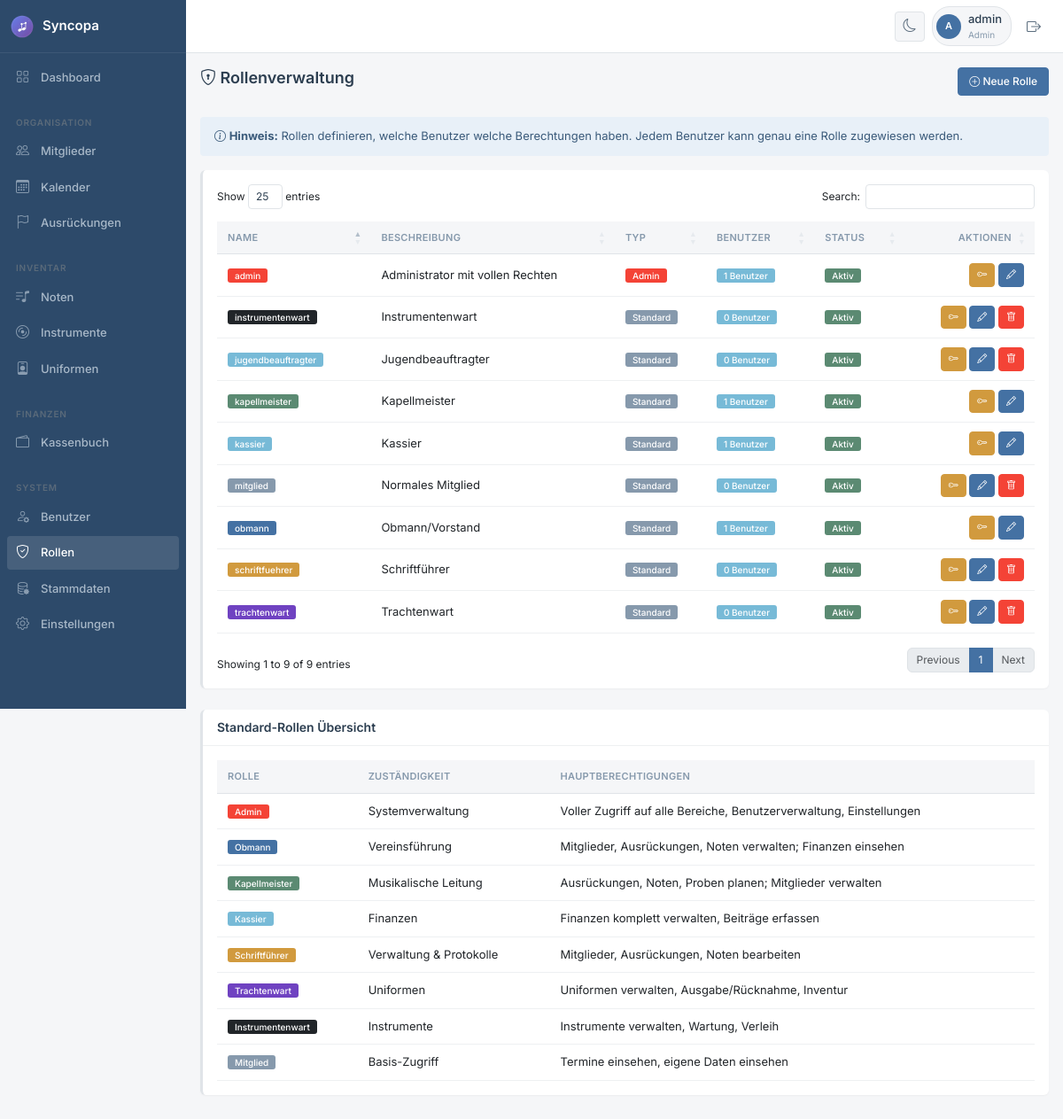
Page /rollen.php (signed in) on the earlier database version.
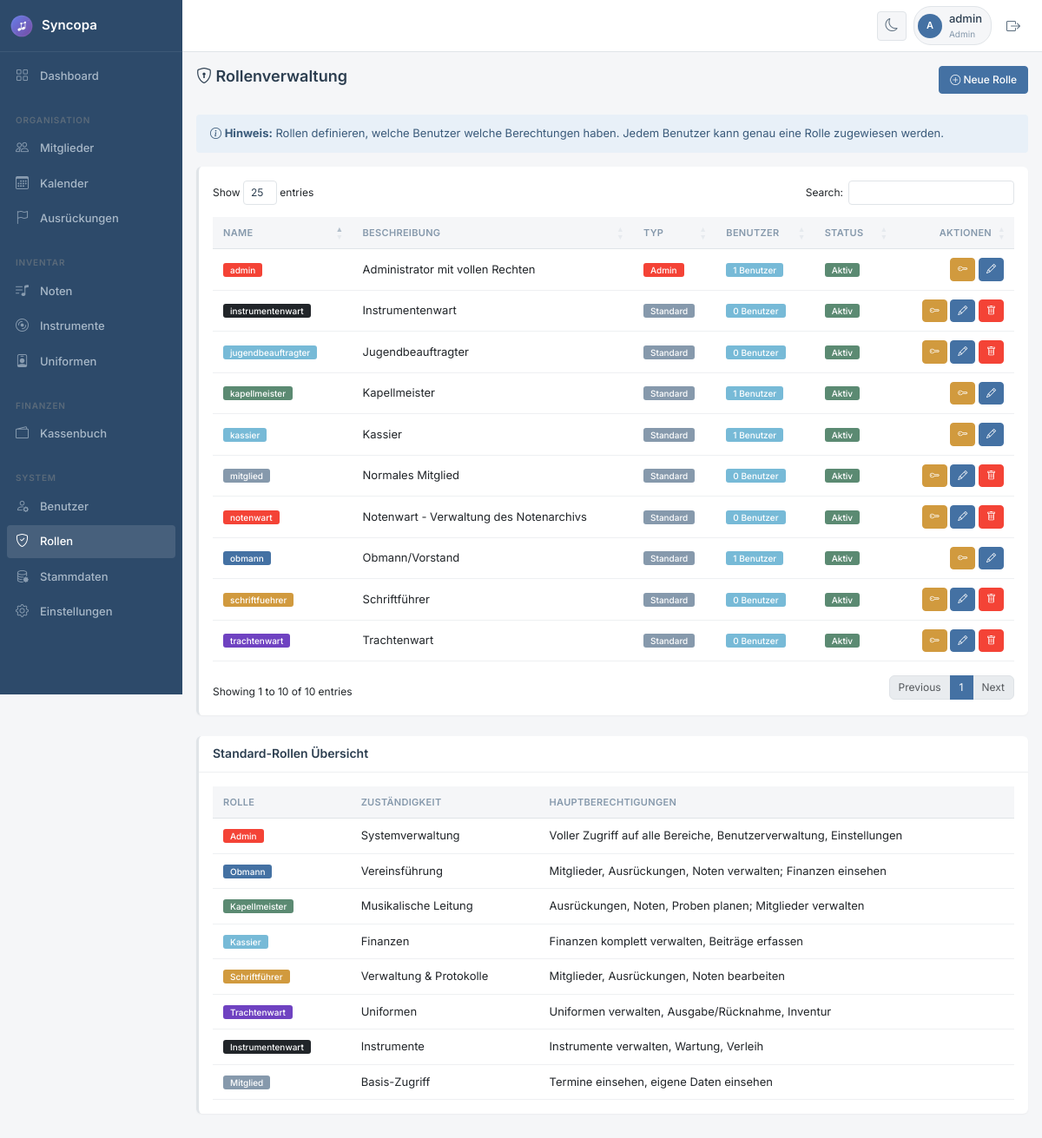
Same page on the later database version.
### tables this page shows
CREATE TABLE `rollen` (
  `id` int(11) NOT NULL,
  `name` varchar(100) NOT NULL,
  `beschreibung` text DEFAULT NULL,
  `ist_admin` tinyint(1) DEFAULT 0,
  `farbe` varchar(20) DEFAULT 'secondary',
  `sortierung` int(11) DEFAULT 100,
  `aktiv` tinyint(1) DEFAULT 1,
  `erstellt_am` timestamp NULL DEFAULT current_timestamp()
);

### classes/Database.php (called while the page is built, shortened)
<?php
class Database {
    private static $instance = null;
    private $conn;
    private function __construct() {
        try {
            $dsn = "mysql:host=" . DB_HOST . ";dbname=" . DB_NAME . ";charset=" . DB_CHARSET;
            $options = [
                PDO::ATTR_ERRMODE => PDO::ERRMODE_EXCEPTION,
                PDO::ATTR_DEFAULT_FETCH_MODE => PDO::FETCH_ASSOC,
                PDO::ATTR_EMULATE_PREPARES => false,
            ];
            $this->conn = new PDO($dsn, DB_USER, DB_PASS, $options);
        } catch (PDOException $e) {
            die("Datenbankverbindung fehlgeschlagen: " . $e->getMessage());
        }
    }
    public static function getInstance() {
        if (self::$instance === null) {
            self::$instance = new self();
        }
        return self::$instance;
    }
    public function query($sql, $params = []) {
        try {
            $stmt = $this->conn->prepare($sql);
            $stmt->execute($params);
            return $stmt;
        } catch (PDOException $e) {
            error_log("Datenbankfehler: " . $e->getMessage());
            throw $e;
        }
    }
    public function fetchAll($sql, $params = []) {
        return $this->query($sql, $params)->fetchAll();
    }
    public function fetchOne($sql, $params = []) {
        return $this->query($sql, $params)->fetch();
    }
}

### classes/Session.php (called while the page is built, shortened)
<?php
class Session {
    public static function get($key, $default = null) {
        return $_SESSION[$key] ?? $default;
    }
    public static function getRole() {
        return self::get('rolle', 'mitglied');
    }
    public static function checkPermission($modul, $aktion = 'lesen') {
        $rolle = self::getRole();
        $db = Database::getInstance();
        $sql = "SELECT {$aktion} FROM berechtigungen WHERE rolle = ? AND modul = ?";
        $result = $db->fetchOne($sql, [$rolle, $modul]);
        return $result && $result[$aktion] == 1;
    }
}

### rollen.php (the view, shortened to what the changed rows need)
<?php
$db = Database::getInstance();
$rollen = $db->fetchAll("SELECT * FROM rollen ORDER BY sortierung, name");
include 'includes/header.php';
?>
<div class="d-flex justify-content-between align-items-center mb-4">
    <h1 class="h2"><i class="bi bi-shield-lock"></i> Rollenverwaltung</h1>
</div>
<div class="card">
    <div class="card-body">
        <table class="table table-hover" id="rollenTable">
            <thead>
                <tr>
                    <th>Name</th>
                    <th>Beschreibung</th>
                    <th>Typ</th>
                    <th>Benutzer</th>
                    <th>Status</th>
                    <th class="text-end">Aktionen</th>
                </tr>
            </thead>
            <tbody>
                <?php foreach ($rollen as $rolle): ?>
                <?php
                $benutzer_count = $db->fetchOne("SELECT COUNT(*) as anzahl FROM benutzer WHERE rolle_id = ?", [$rolle['id']]);
                ?>
                <tr>
                    <td>
                        <span class="badge bg-<?php echo htmlspecialchars($rolle['farbe']); ?> me-2">
                            <?php echo htmlspecialchars($rolle['name']); ?>
                        </span>
                    </td>
                    <td><?php echo htmlspecialchars($rolle['beschreibung'] ?? '-'); ?></td>
                    <td>
                        <?php if ($rolle['ist_admin']): ?>
                        <span class="badge bg-danger">Admin</span>
                        <?php else: ?>
                        <span class="badge bg-secondary">Standard</span>
                        <?php endif; ?>
                    </td>
                    <td>
                        <span class="badge bg-info"><?php echo $benutzer_count['anzahl']; ?> Benutzer</span>
                    </td>
                    <td>
                        <?php if ($rolle['aktiv']): ?>
                        <span class="badge bg-success">Aktiv</span>
                        <?php else: ?>
                        <span class="badge bg-secondary">Inaktiv</span>
                        <?php endif; ?>
                    </td>
                    <td class="text-end">
                        <a href="berechtigungen_bearbeiten.php?rolle_id=<?php echo $rolle['id']; ?>"
                           class="btn btn-sm btn-warning" title="Berechtigungen">
                            <i class="bi bi-key"></i>
                        </a>
                        <a href="rolle_bearbeiten.php?id=<?php echo $rolle['id']; ?>"
                           class="btn btn-sm btn-primary" title="Bearbeiten">
                            <i class="bi bi-pencil"></i>
                        </a>
                        <?php if (!$rolle['ist_admin'] && $benutzer_count['anzahl'] == 0): ?>
                        <a href="?delete=<?php echo $rolle['id']; ?>"
                           class="btn btn-sm btn-danger" title="Löschen"
                           onclick="return confirm('Rolle wirklich löschen?')">
                            <i class="bi bi-trash"></i>
                        </a>
                        <?php endif; ?>
                    </td>
                </tr>
                <?php endforeach; ?>
            </tbody>
        </table>
    </div>
</div>
<div class="row mt-4">
    <div class="col-md-12">
        <div class="card">
            <div class="card-body">
                <table class="table table-sm">
                    <thead>
                        <tr>
                            <th>Rolle</th>
                            <th>Zuständigkeit</th>
                            <th>Hauptberechtigungen</th>
                        </tr>
                    </thead>
                </table>
            </div>
        </div>
    </div>
</div>
<?php include 'includes/footer.php'; ?>

Differences in the rows shown:
added rollen: name "notenwart", beschreibung "Notenwart - Verwaltung des Notenarchivs", ist_admin "Standard", anzahl "0", aktiv "Aktiv", farbe "danger" (drawn)
Other differences:
text written by a page script: "Show entries Search: Showing 1 to 9 of 9 entries Previous 1 Next" → "Show entries Search: Showing 1 to 10 of 10 entries Previous 1 Next"
